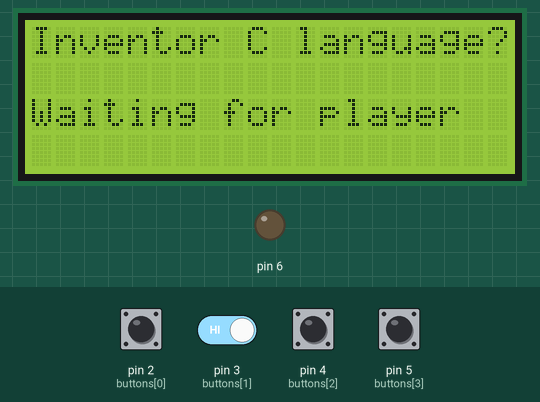
The sketch below on a simulated Arduino Uno, built with avr-gcc and run on an emulated ATmega328P. On the bench: 20×4 character LCD, output pins drawn as LEDs (lit = HIGH). Inputs (shaded band) come from the test bench; at power-on: pin 2 (buttons[0]), pin 3 (buttons[1]), pin 4 (buttons[2]), pin 5 (buttons[3]) HIGH.

Above: at 11.4 s.
11.5 s: pin 2 (buttons[0]) pulled LOW for 0.15 s
At 12.0 s:
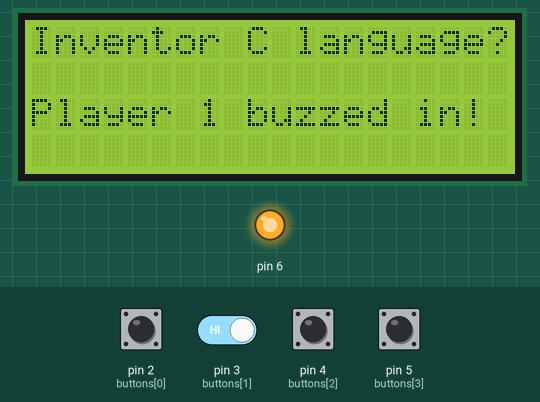
14.6 s: pin 2 (buttons[0]) driven LOW and pin 3 (buttons[1]) driven LOW
At 18.8 s:
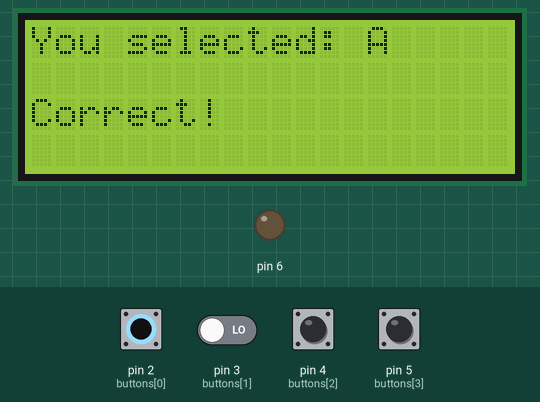
20.6 s: pin 2 (buttons[0]) driven HIGH
At 23.4 s:
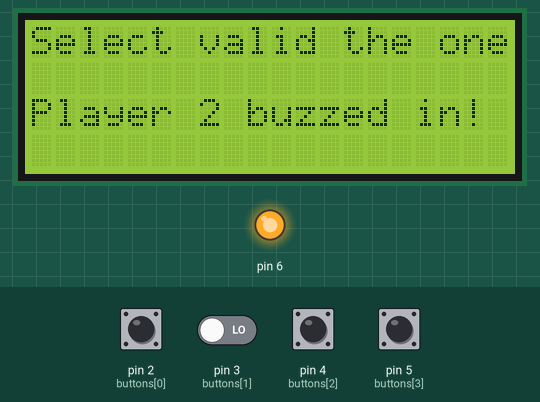
26.6 s: pin 2 (buttons[0]) driven LOW
At 29.4 s:
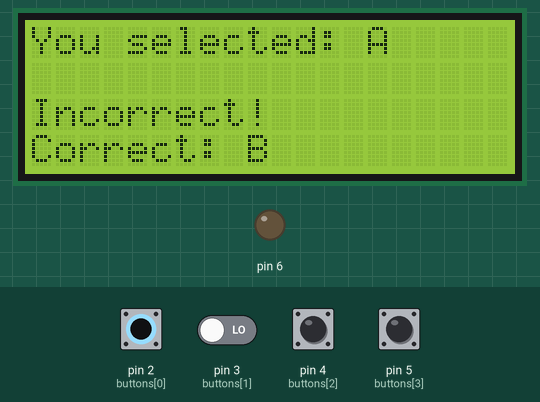
Timing chart, 0 to 36.3 s (numbered marks = the images above; inputs shaded):
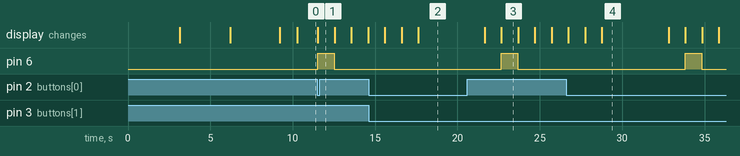

The sketch:

sketch.ino
```cpp
#include <Wire.h>
#include <hd44780.h>
#include <hd44780ioClass/hd44780_I2Cexp.h>

hd44780_I2Cexp lcd;  // Create LCD object

#define LCD_COLS 20
#define LCD_ROWS 4

// === Pin and score setup ===
const int buttons[] = { 2, 3, 4, 5 };
int scores[4] = { 0, 0, 0, 0 };

// === Questions and Answers ===
const char* questions[5] = {
  // 012345678901234567890
  "Inventor C language?",
  "Select valid the one",
  "Store positive nums?",
  "Linux Kernal written?",
  "Linux Kernal C STD?"
};

const char* options_q1[4] = { "A) Ken Thompson", "B) Charles Babbage", "C) James Gosling", "D) Bjarne Stroustrup" };
const char* options_q2[4] = { "A) stringprint()", "B) sprintf()", "C) formatstr()", "D) stringformatter()" };
const char* options_q3[4] = { "A) unsigned short", "B) unsigned int", "C) unsigned long", "D) All are valid" };
const char* options_q4[4] = { "A) C", "B) C++", "C) Java", "D) Python" };
const char* options_q5[4] = { "A) C99", "B) C11", "C) C18", "D) C23" };

const char** allOptions[5] = {
  options_q1, options_q2, options_q3, options_q4, options_q5
};

const char correctAnswers[5] = { 'A', 'B', 'D', 'A', 'A' };

void showIntro() {
  lcd.clear();
  lcd.setCursor(5, 1);
  lcd.print("WELCOME TO");
  lcd.setCursor(2, 2);
  lcd.print("ARDUINO QUIZ GAME");
  delay(3000);

  lcd.clear();
  lcd.setCursor(0, 0);
  lcd.print("A competitive game");
  lcd.setCursor(0, 1);
  lcd.print("Played between");
  lcd.setCursor(0, 2);
  lcd.print("4 Players!");
  delay(3000);

  lcd.clear();
  lcd.setCursor(0, 0);
  lcd.print("A question pops up");
  lcd.setCursor(0, 1);
  lcd.print("4 Players Race to");
  lcd.setCursor(0, 2);
  lcd.print("Get selected for");
  lcd.setCursor(0, 3);
  lcd.print("Answering");
  delay(3000);

  lcd.clear();
  lcd.setCursor(3, 1);
  lcd.print("ARE YOU READY!");
  lcd.setCursor(6, 2);
  lcd.print("GO GO GO!");
  delay(1000);
}

// === Setup ===
void setup() {
  Serial.begin(9600);

  // Initialize LCD
  lcd.begin(LCD_COLS, LCD_ROWS);
  lcd.backlight();  // Turn on backlight

  showIntro();

  // Set up buttons
  for (int i = 0; i < 4; i++) {
    pinMode(buttons[i], INPUT_PULLUP);
  }

  pinMode(6, OUTPUT);
}

// === Main Game Loop ===
void loop() {
  for (int q = 0; q < 5; q++) {
    displayQuestion(q);                 // Display the question
    int player = waitForBuzzIn();       // Wait for buzz-in
    displayOptions(q);                  // Display options
    char answer = getPlayerAnswer();    // Get the player's answer
    evaluateAnswer(q, player, answer);  // Evaluate the answer

    delay(2000);  // Small delay before showing next question
  }

  showScores();  // Show final scores
  while (true);  // Halt the game after all questions
}

// === Helper Functions ===

// Function to display the question
void displayQuestion(int index) {
  lcd.clear();  // Clear screen
  lcd.setCursor(0, 0);
  lcd.print(questions[index]);

  // Leave space for player buzz-in
  lcd.setCursor(0, 2);  // Prepare for buzzing in text (bottom two lines)
  lcd.print("Waiting for player");

  delay(1000);  // Wait for 1 second to show the question clearly
}

// Function to wait for a player to buzz in
int waitForBuzzIn() {
  while (true) {
    for (int i = 0; i < 4; i++) {
      if (digitalRead(buttons[i]) == LOW) {
        // Display who buzzed in on bottom lines without clearing question
        lcd.setCursor(0, 2);  // Set cursor to bottom lines
        lcd.print("Player ");
        lcd.print(i + 1);
        lcd.print(" buzzed in!");
        digitalWrite(6, HIGH);
        delay(1000);  // Wait for 1 second to show the player's buzz
        digitalWrite(6, LOW);
        return i;  // Return the player who buzzed in
      }
    }
  }
}

// Function to display the options
void displayOptions(int index) {
  lcd.clear();  // Clear screen

  for (int i = 0; i < 4; i++) {
    lcd.setCursor(0, i);              // Set cursor to line i
    lcd.print(allOptions[index][i]);  // Display option
    delay(1000);                      // Delay before showing the next option
  }
}

// Function to get the player's answer
char getPlayerAnswer() {
  while (true) {
    for (int i = 0; i < 4; i++) {
      if (digitalRead(buttons[i]) == LOW) {
        lcd.clear();
        char answer = 'A' + i;
        lcd.setCursor(0, 0);
        lcd.print("You selected: ");
        lcd.print(answer);
        delay(1000);  // Wait a bit before returning answer
        return answer;
      }
    }
  }
}

// Function to evaluate the player's answer and update scores
void evaluateAnswer(int questionIndex, int playerIndex, char selectedAnswer) {
  lcd.setCursor(0, 2);

  if (selectedAnswer == correctAnswers[questionIndex]) {
    lcd.print("Correct!");
    scores[playerIndex]++;
  } else {
    lcd.print("Incorrect!");
    lcd.setCursor(0, 3);
    lcd.print("Correct: ");
    lcd.print(correctAnswers[questionIndex]);
  }

  delay(2000);  // Wait for 2 seconds before next question
}

// Function to display final scores
void showScores() {
  lcd.clear();
  for (int i = 0; i < 4; i++) {
    lcd.setCursor(0, i);
    lcd.print("Player ");
    lcd.print(i + 1);
    lcd.print(": ");
    lcd.print(scores[i]);
  }
  while (true);
}
```

Measured:
- after the input at 11.5 s, pin 6: LOW → HIGH at once, → LOW 1.0 s later; the display: changes at once (image 1)
- after the input at 14.6 s, the display: first differs from a run without the input after 2.0 s (image 2 shows a later state)
- after the input at 26.6 s, the display: first differs from a run without the input after 1.2 s (image 4 shows a later state)
- what the display in image 3 shows lasts 1.0 s, from 22.7 s to 23.7 s
